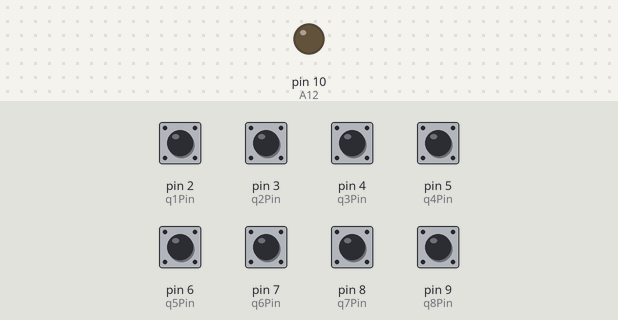
A sketch run on a simulated Arduino Mega 2560, built with avr-gcc and run on an emulated ATmega2560. On the bench: output pins drawn as LEDs (lit = HIGH). The inputs (shaded band) are chosen by the test bench; at power-on: pin 2 (q1Pin), pin 3 (q2Pin), pin 4 (q3Pin), pin 5 (q4Pin), pin 6 (q5Pin), pin 7 (q6Pin), pin 8 (q7Pin), pin 9 (q8Pin) HIGH. Pins used as bus, display or sensor lines are not drawn; what the sketch prints to the serial monitor is not drawn.

Above: at 0.1 s.
At 127.8 s:
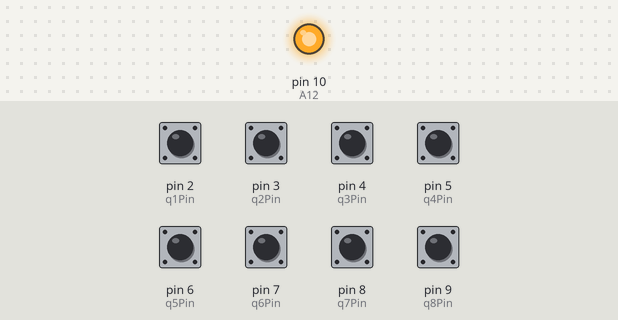
Timing chart, 0 to 129.3 s (numbered marks = the images above):
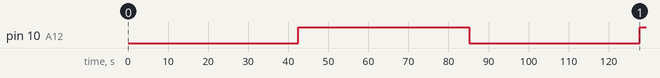

Measured:
- by itself, pin 10 (A12): LOW → HIGH at 42.5 s, → LOW 42.6 s later, → HIGH 42.6 s later

The sketch:

2764_4040_eprom_read.ino
```cpp
int clockPin = 11;
int resetPin = 12;
int A12 = 10;
int q1Pin = 2;
int q2Pin = 3;
int q3Pin = 4;
int q4Pin = 5;
int q5Pin = 6;
int q6Pin = 7;
int q7Pin = 8;
int q8Pin = 9;
int q1;
int q2;
int q3;
int q4;
int q5;
int q6;
int q7;
int q8;
int i;

void setup() {
  Serial.begin(9600);
  pinMode(clockPin, OUTPUT);
  pinMode(resetPin, OUTPUT);
  pinMode(A12, OUTPUT);
  pinMode(q1Pin, INPUT_PULLUP);
  pinMode(q2Pin, INPUT_PULLUP);
  pinMode(q3Pin, INPUT_PULLUP);
  pinMode(q4Pin, INPUT_PULLUP);
  pinMode(q5Pin, INPUT_PULLUP);
  pinMode(q6Pin, INPUT_PULLUP);
  pinMode(q7Pin, INPUT_PULLUP);
  pinMode(q8Pin, INPUT_PULLUP);
}

void loop() {
  //toggle counter reset
  digitalWrite(resetPin, 1);
  digitalWrite(resetPin, 0);
  //set highest address pin to 0
  digitalWrite(A12, 0);
  Serial.println("reset");
  //step through the first 4096 registers and read the binary data
  for (i = 0; i < 4096; i++) {
    digitalWrite(clockPin, 1);
    q1 = digitalRead(q1Pin);
    q2 = digitalRead(q2Pin);
    q3 = digitalRead(q3Pin);
    q4 = digitalRead(q4Pin);
    q5 = digitalRead(q5Pin);
    q6 = digitalRead(q6Pin);
    q7 = digitalRead(q7Pin);
    q8 = digitalRead(q8Pin);
    digitalWrite(clockPin, 0);
    Serial.print(q8);
    Serial.print(q7);
    Serial.print(q6);
    Serial.print(q5);
    Serial.print(q4);
    Serial.print(q3);
    Serial.print(q2);
    Serial.println(q1);
  }
  //toggle counter reset
  digitalWrite(resetPin, 1);
  digitalWrite(resetPin, 0);
  //set highest address pin to 1
  digitalWrite(A12, 1);
  //step through the remaining 4096 registers and read the binary data
  for (i = 4096; i < 8192; i++) {
    digitalWrite(clockPin, 1);
    q1 = digitalRead(q1Pin);
    q2 = digitalRead(q2Pin);
    q3 = digitalRead(q3Pin);
    q4 = digitalRead(q4Pin);
    q5 = digitalRead(q5Pin);
    q6 = digitalRead(q6Pin);
    q7 = digitalRead(q7Pin);
    q8 = digitalRead(q8Pin);
    digitalWrite(clockPin, 0);
    Serial.print(q8);
    Serial.print(q7);
    Serial.print(q6);
    Serial.print(q5);
    Serial.print(q4);
    Serial.print(q3);
    Serial.print(q2);
    Serial.println(q1);
  }
}
```
